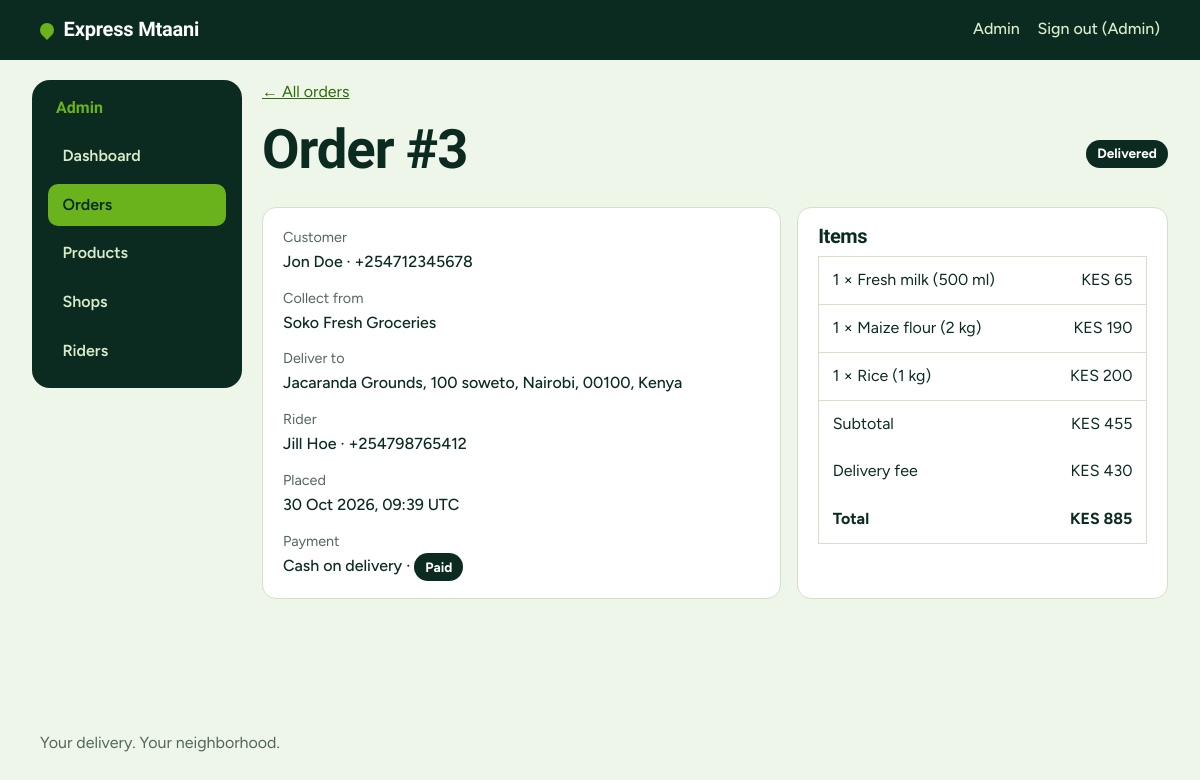
The page /admin/orders/3 (signed in) on the database its author committed.
### app/models.py (models this page shows, shortened)
class User(UserMixin, db.Model):
    __tablename__ = "users"
    id = db.Column(db.Integer, primary_key=True)
    name = db.Column(db.String(80), nullable=False)
    email = db.Column(db.String(120), unique=True, nullable=False, index=True)
    phone = db.Column(db.String(20), nullable=False)
    password_hash = db.Column(db.String(255), nullable=False)
    role = db.Column(db.String(20), nullable=False, default="customer", index=True)
    active = db.Column(db.Boolean, nullable=False, default=True)
    approved = db.Column(db.Boolean, nullable=False, default=True)  # riders start unapproved
    created_at = db.Column(db.DateTime, nullable=False, default=utcnow)
    online = db.Column(db.Boolean, nullable=False, default=False)
    last_lat = db.Column(db.Float)
    last_lng = db.Column(db.Float)
    last_seen_at = db.Column(db.DateTime)
    @property
    def is_active(self):  # Flask-Login
        return bool(self.active)
    @property
    def first_name(self):
        return (self.name or "").split(" ")[0]
    def is_fresh(self):
        if not (self.online and self.last_seen_at and self.last_lat is not None):
            return False
        limit = timedelta(seconds=current_app.config["RIDER_FRESH_SECONDS"])
        return utcnow() - self.last_seen_at <= limit

class Order(db.Model):
    __tablename__ = "orders"
    id = db.Column(db.Integer, primary_key=True)
    public_token = db.Column(
        db.String(64), unique=True, nullable=False, index=True,
        default=lambda: secrets.token_urlsafe(16),
    )
    customer_id = db.Column(db.Integer, db.ForeignKey("users.id"), nullable=False, index=True)
    rider_id = db.Column(db.Integer, db.ForeignKey("users.id"), index=True)
    shop_id = db.Column(db.Integer, db.ForeignKey("shops.id"), nullable=False)
    customer_name = db.Column(db.String(80), nullable=False)
    customer_phone = db.Column(db.String(20), nullable=False)
    pickup_name = db.Column(db.String(120), nullable=False)
    pickup_lat = db.Column(db.Float, nullable=False)
    pickup_lng = db.Column(db.Float, nullable=False)
    dest_address = db.Column(db.String(255), nullable=False)
    dest_lat = db.Column(db.Float, nullable=False)
    dest_lng = db.Column(db.Float, nullable=False)
    subtotal = db.Column(db.Integer, nullable=False)
    delivery_fee = db.Column(db.Integer, nullable=False)
    total = db.Column(db.Integer, nullable=False)
    payment_method = db.Column(db.String(30), nullable=False, default="cash_on_delivery")
    payment_status = db.Column(db.String(20), nullable=False, default="unpaid")  # unpaid | paid
    cash_collected_at = db.Column(db.DateTime)
    status = db.Column(db.String(20), nullable=False, default="placed", index=True)
    rider_lat = db.Column(db.Float)
    rider_lng = db.Column(db.Float)
    rider_updated_at = db.Column(db.DateTime)
    eta_seconds = db.Column(db.Integer)
    distance_m = db.Column(db.Integer)
    created_at = db.Column(db.DateTime, nullable=False, default=utcnow)
    accepted_at = db.Column(db.DateTime)
    delivered_at = db.Column(db.DateTime)
    customer = db.relationship("User", foreign_keys=[customer_id])
    rider = db.relationship("User", foreign_keys=[rider_id])
    shop = db.relationship("Shop")
    items = db.relationship("OrderItem", back_populates="order", cascade="all, delete-orphan")
    @property
    def status_label(self):
        return STATUS_LABELS.get(self.status, self.status)

class OrderItem(db.Model):
    __tablename__ = "order_items"
    id = db.Column(db.Integer, primary_key=True)
    order_id = db.Column(db.Integer, db.ForeignKey("orders.id"), nullable=False, index=True)
    product_id = db.Column(db.Integer, db.ForeignKey("products.id"))
    name = db.Column(db.String(120), nullable=False)       # product name at time of order
    unit_price = db.Column(db.Integer, nullable=False)     # price at time of order
    quantity = db.Column(db.Integer, nullable=False)
    order = db.relationship("Order", back_populates="items")
    @property
    def line_total(self):
        return self.unit_price * self.quantity

### app/admin.py (the view)
@bp.get("/orders/<int:order_id>")
def order_detail(order_id):
    order = db.get_or_404(Order, order_id)
    riders = User.query.filter_by(role="rider", approved=True, active=True).order_by(User.name).all()
    options = []
    for r in riders:
        km = None
        if r.is_fresh():
            km = round(haversine_km(r.last_lat, r.last_lng, order.pickup_lat, order.pickup_lng), 1)
        options.append({"rider": r, "km": km})
    options.sort(key=lambda o: (o["km"] is None, o["km"] or 0, o["rider"].name))
    return render_template("admin/order_detail.html", order=order, options=options,
                           can_assign=order.status in ("placed", "accepted"),
                           can_cancel="cancelled" in TRANSITIONS.get(order.status, set()))

### app/admin.py (called while the page is built)
@bp.before_request
def admin_only():
    if not current_user.is_authenticated:
        return redirect(url_for("auth.login", next=request.path))
    if current_user.role != "admin":
        abort(403)

### app/models.py (called while the page is built)
def utcnow():
    return datetime.now(timezone.utc).replace(tzinfo=None)

@login_manager.user_loader
def load_user(user_id):
    try:
        user = db.session.get(User, int(user_id))
    except (TypeError, ValueError):
        return None
    if user and user.active and (user.role != "rider" or user.approved):
        return user
    return None

### app/storefront.py (called while the page is built)
def _cart():
    cart = session.get("cart")
    if not isinstance(cart, dict) or not isinstance(cart.get("items"), dict) or "shop_id" not in cart:
        return {"shop_id": None, "items": {}}
    return cart

@bp.app_context_processor
def inject_cart_count():
    items = _cart()["items"]
    return {"cart_count": sum(v for v in items.values() if isinstance(v, int))}

### app/utils.py (called while the page is built)
def kes(amount):
    return f"KES {int(amount):,}"

### app/templates/admin/order_detail.html (shortened to what this page needs)
{% extends "admin/base.html" %}
{% block admin %}
<p><a href="{{ url_for('admin.orders') }}">&larr; All orders</a></p>
<div class="row"><h1>Order #{{ order.id }}</h1><span class="badge badge--{{ order.status }}">{{ order.status_label }}</span></div>
<div class="two-col">
  <dl class="summary">
    <div><dt>Customer</dt><dd>{{ order.customer_name }} · {{ order.customer_phone }}</dd></div>
    <div><dt>Collect from</dt><dd>{{ order.pickup_name }}</dd></div>
    <div><dt>Deliver to</dt><dd>{{ order.dest_address }}</dd></div>
    <div><dt>Rider</dt><dd>{{ order.rider.name ~ ' · ' ~ order.rider.phone if order.rider else 'Unassigned' }}</dd></div>
    <div><dt>Placed</dt><dd>{{ order.created_at.strftime('%d %b %Y, %H:%M') }} UTC</dd></div>
    <div><dt>Payment</dt><dd>{{ 'Cash on delivery' if order.payment_method == 'cash_on_delivery' else order.payment_method }} ·
      <span class="badge {{ 'badge--delivered' if order.payment_status == 'paid' else 'badge--placed' }}">{{ 'Paid' if order.payment_status == 'paid' else 'Not paid yet' }}</span></dd></div>
  </dl>
  <div class="panel">
    <h2>Items</h2>
    <table class="table">
      <tbody>
      {% for i in order.items %}
        <tr><td>{{ i.quantity }} × {{ i.name }}</td><td class="num">{{ i.line_total|kes }}</td></tr>
      {% endfor %}
      </tbody>
      <tfoot>
        <tr><td>Subtotal</td><td class="num">{{ order.subtotal|kes }}</td></tr>
        <tr><td>Delivery fee</td><td class="num">{{ order.delivery_fee|kes }}</td></tr>
        <tr><td><strong>Total</strong></td><td class="num"><strong>{{ order.total|kes }}</strong></td></tr>
      </tfoot>
    </table>
  </div>
</div>
{% endblock %}

### app/templates/base.html (shortened to what this page needs)
<!doctype html>
<html lang="en">
<head>
  <link rel="stylesheet" href="{{ url_for('static', filename='css/style.css') }}">
</head>
<body>
  <header class="site-header">
    <a class="brand" href="{{ url_for('shop.home') }}">
      <span class="brand__mark" aria-hidden="true"></span>Express Mtaani
    </a>
    <nav class="site-nav" aria-label="Main">
      {% if current_user.is_authenticated %}
        {% if current_user.role == 'admin' %}
          <a href="{{ url_for('admin.dashboard') }}">Admin</a>
        {% elif current_user.role == 'rider' %}
          <a href="{{ url_for('rider.dashboard') }}">Deliveries</a>
        {% else %}
          <a href="{{ url_for('shop.my_orders') }}">My orders</a>
        {% endif %}
        <form method="post" action="{{ url_for('auth.logout') }}" class="inline-form">
          <button type="submit" class="link-button">Sign out ({{ current_user.first_name }})</button>
        </form>
      {% else %}
        <a href="{{ url_for('shop.cart') }}">Cart{% if cart_count %} ({{ cart_count }}){% endif %}</a>
        <a href="{{ url_for('auth.login') }}">Sign in</a>
        <a href="{{ url_for('auth.register') }}">Sign up</a>
        <a href="{{ url_for('auth.rider_register') }}">Ride with us</a>
      {% endif %}
    </nav>
  </header>
  <main id="main">
    {% block content %}{% endblock %}
  </main>
  <footer class="site-footer">
    <p>Your delivery. Your neighborhood.</p>
  </footer>
</body>
</html>

### app/static/css/style.css (style rules this page uses)
:root { --green-900: #0b2b21; --green-700: #1b5a2a; --lime: #6ab31c; --lime-soft: #e3f1d0; --lime-text: #2f6b0a; --mint: #eef5e9; --surface: #ffffff; --line: #d3e1c8; --muted: #53665c; --danger: #b3261e; --danger-soft: #fbe9e7; --radius: 14px; --font-display: "Bricolage Grotesque", "Segoe UI", system-ui, sans-serif; --font-body: "Figtree", "Segoe UI", system-ui, sans-serif; }
*, *::before, *::after { box-sizing: border-box; }
html { -webkit-text-size-adjust: 100%; }
body { margin: 0; font-family: var(--font-body); font-size: 1rem; line-height: 1.55; color: var(--green-900); background: var(--mint); }
a { color: var(--lime-text); }
h1, h2 { font-family: var(--font-display); font-weight: 800; line-height: 1.08; letter-spacing: -0.02em; margin: 0 0 .5rem; }
h1 { font-size: clamp(2rem, 6vw, 3.4rem); }
p { margin: 0 0 1rem; }
.site-header { display: flex; align-items: center; justify-content: space-between; gap: 1rem; padding: .9rem clamp(1rem, 4vw, 2.5rem); background: var(--green-900); color: #fff; }
.brand { display: inline-flex; align-items: center; gap: .6rem; color: #fff; text-decoration: none; font-family: var(--font-display); font-weight: 800; font-size: 1.25rem; letter-spacing: -0.01em; }
.brand__mark { width: 14px; height: 14px; border-radius: 50% 50% 50% 0; transform: rotate(-45deg); background: var(--lime); }
.site-nav { display: flex; gap: 1.1rem; flex-wrap: wrap; }
.site-nav a { color: #d9ebc9; text-decoration: none; font-weight: 500; }
.site-footer { padding: 2rem clamp(1rem, 4vw, 2.5rem); color: var(--muted); }
.row { display: flex; align-items: center; justify-content: space-between; gap: 1rem; flex-wrap: wrap; }
.summary { display: grid; gap: .75rem; background: var(--surface); border: 1px solid var(--line); border-radius: var(--radius); padding: 1.1rem 1.25rem; margin: 1.25rem 0; }
.summary div { display: grid; gap: .1rem; }
.summary dt { color: var(--muted); font-size: .9rem; }
.summary dd { margin: 0; font-weight: 500; overflow-wrap: anywhere; }
.badge { display: inline-block; justify-self: start; padding: .2rem .7rem; border-radius: 999px; font-size: .85rem; font-weight: 700; background: var(--lime-soft); color: var(--green-900); }
.badge--delivered { background: var(--green-900); color: #fff; }
.inline-form { display: inline; margin: 0; }
.link-button { background: none; border: 0; padding: 0; font: inherit; font-weight: 500; color: inherit; text-decoration: underline; cursor: pointer; }
.site-nav .link-button { color: #d9ebc9; text-decoration: none; }
.table { width: 100%; border-collapse: collapse; background: var(--surface); border: 1px solid var(--line); border-radius: var(--radius); }
.table th, .table td { text-align: left; padding: .7rem .85rem; border-bottom: 1px solid var(--line); vertical-align: top; }
.table tfoot td { border-bottom: 0; }
.num { text-align: right !important; white-space: nowrap; }
.panel { background: var(--surface); border: 1px solid var(--line); border-radius: var(--radius); padding: 1.1rem 1.25rem; margin: 1.25rem 0; }
.panel h2 { font-size: 1.25rem; }
.two-col { display: grid; gap: 1rem; }
@media (min-width: 900px) { .two-col { grid-template-columns: 1.4fr 1fr; } }

### rows shown on the page
User: first_name "Admin"
Order: id "3", status_label "Delivered", customer_name "Jon Doe", customer_phone "+254712345678", pickup_name "Soko Fresh Groceries", dest_address "Jacaranda Grounds, 100 soweto, Nairobi, 00100, Kenya", created_at "30 Oct 2026, 09:39", payment_method "Cash on delivery", payment_status "Paid", subtotal|kes "KES 455", delivery_fee|kes "KES 430", total|kes "KES 885"
User: rider "Jill Hoe · +254798765412"
OrderItem: quantity "1", name "Fresh milk (500 ml)", line_total|kes "KES 65"
OrderItem: quantity "1", name "Maize flour (2 kg)", line_total|kes "KES 190"
OrderItem: quantity "1", name "Rice (1 kg)", line_total|kes "KES 200"
